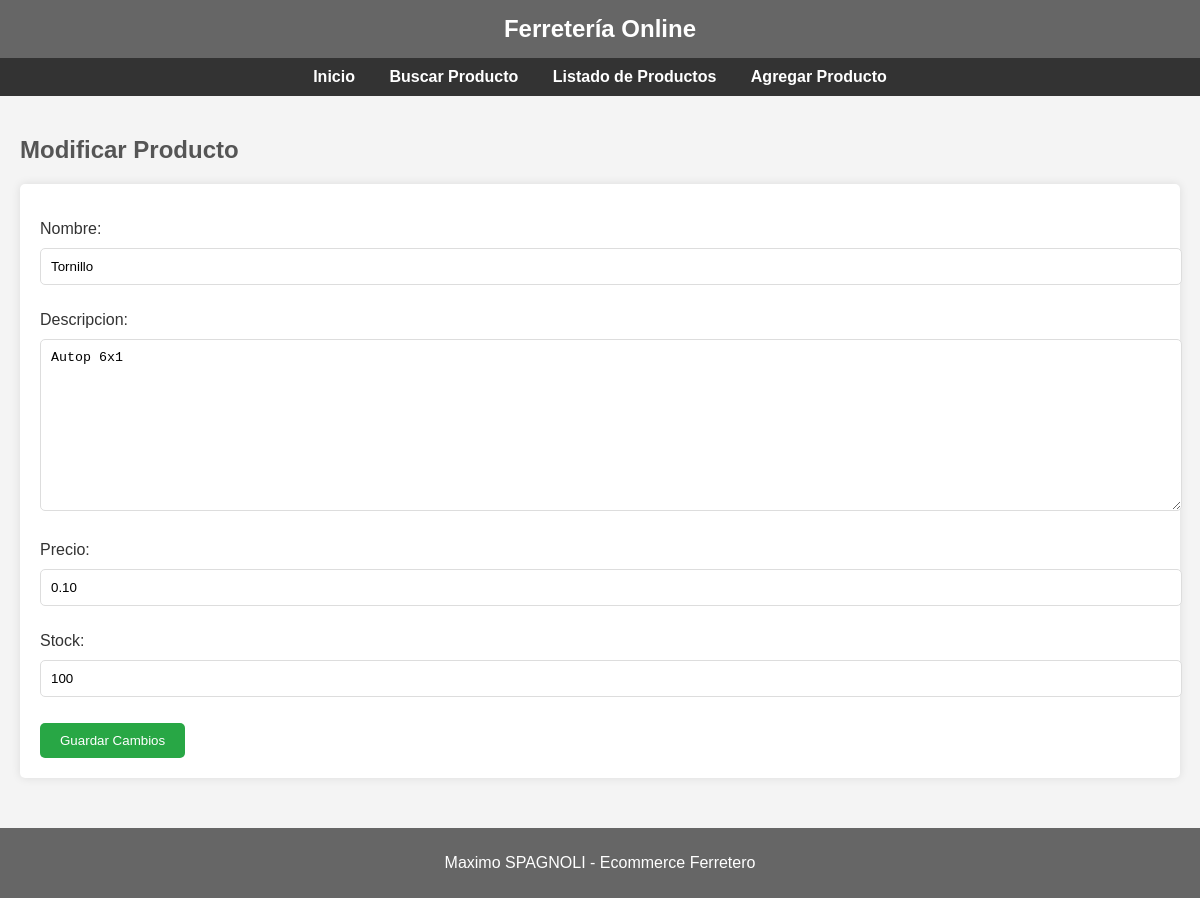
Before: /modificar/3/ with the older database file.
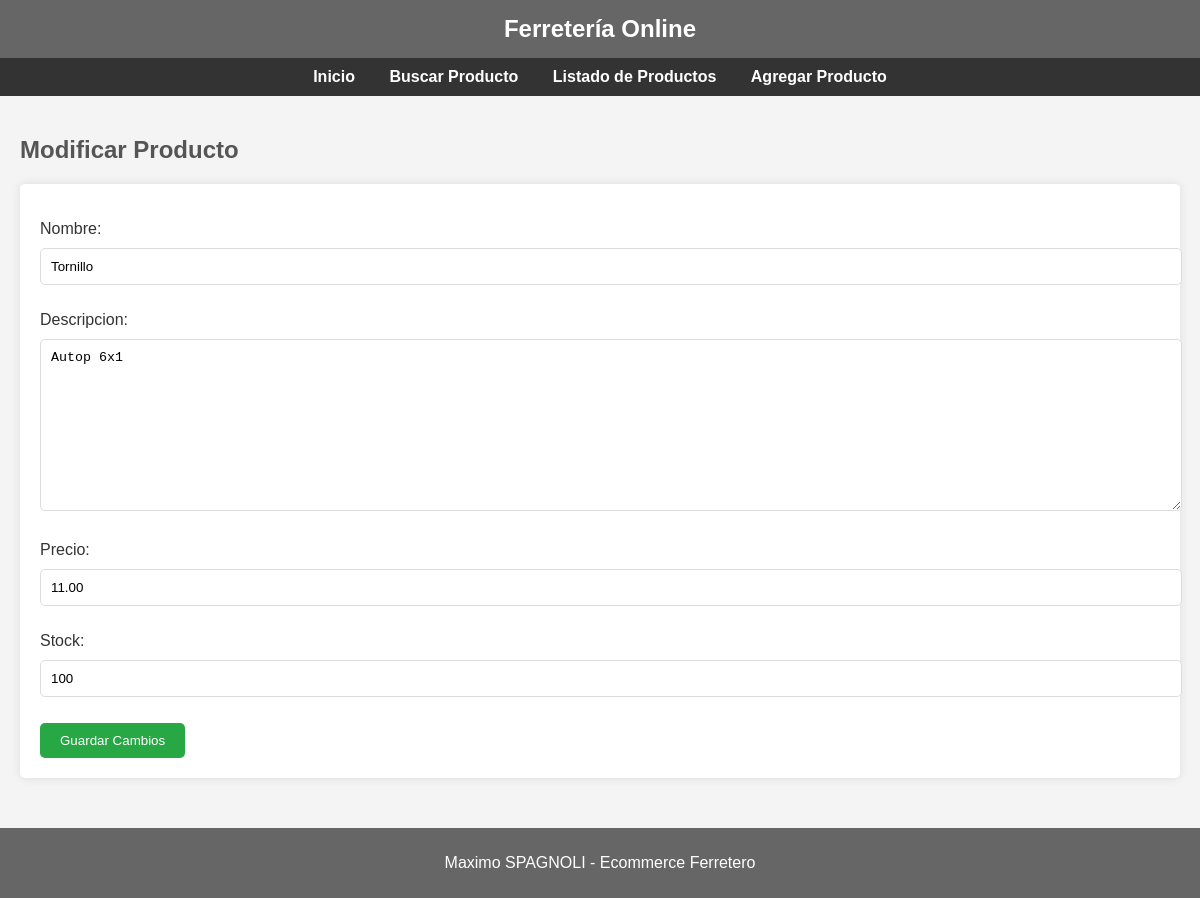
After: the same page with the newer database file.
### tienda/models.py (models this page shows, shortened)
class Producto(models.Model):
    nombre = models.CharField(max_length=100)
    descripcion = models.TextField()
    precio = models.DecimalField(max_digits=10, decimal_places=2)
    stock = models.IntegerField(default=0)  # Define aquí el valor por defecto

### tienda/views.py (the view)
# urls.py: path('modificar/<int:producto_id>/', views.modificar_producto, name='modificar_producto'),
def modificar_producto(request, producto_id):
    producto = get_object_or_404(Producto, id=producto_id)
    if request.method == 'POST':
        form = ProductoForm(request.POST, instance=producto)
        if form.is_valid():
            form.save()
            return redirect('listar_productos')
    else:
        form = ProductoForm(instance=producto)
    return render(request, 'tienda/modificar_producto.html', {'form': form})

### tienda/forms.py
class ProductoForm(forms.ModelForm):
    class Meta:
        model = Producto
        fields = ['nombre', 'descripcion', 'precio', 'stock']

### tienda/templates/tienda/modificar_producto.html (shortened to what this page needs)
{% extends 'tienda/base.html' %}
{% block content %}
<h2>Modificar Producto</h2>
<form method="post">
    {{ form.as_p }}
    <button type="submit">Guardar Cambios</button>
</form>
{% endblock %}

Changed rows visible on the page:
changed Producto "Tornillo": precio "0.10" → "11.00"
